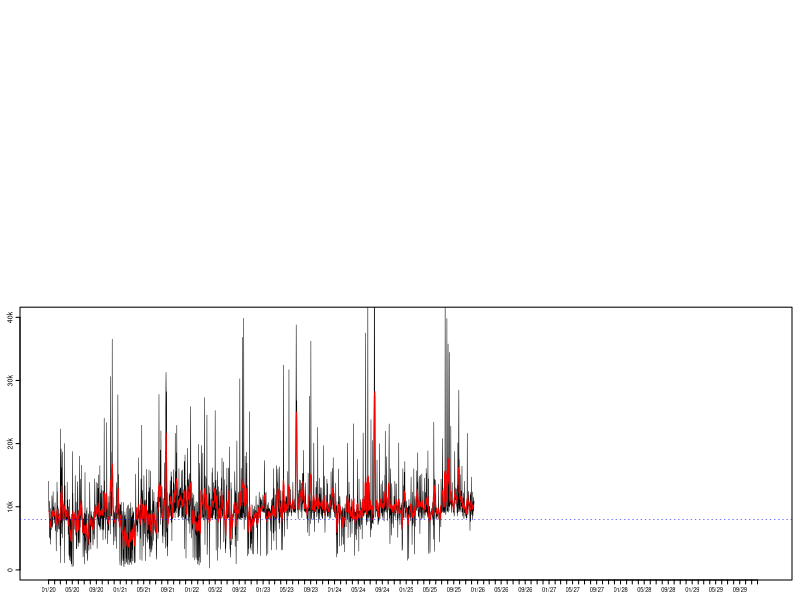

This chart was generated by the following R code: (Note: this script raises an error after producing the figure.)
##### Load libraries and initialise data ------------------------------------------------------------------

# Load libraries
library(tidyverse)
library(zoo)
library(grid)
library(gridBase)

# Load in step data
data <- read.csv("Data/StepData.csv")

# Format date objects
names(data)[1] <- "Year"
data <- mutate(data, Date = as.Date(paste(Month, Day, Year, sep = "/"), "%m/%d/%Y"))





##### Plot distribution of daily step counts --------------------------------------------------------------

# Function to generate histogram
hPlot <- function(){
  par(lwd = 0.5)
  histColours <-  c(colorRampPalette(c("red4", "red"), 0.5)(8), 
                    colorRampPalette(c("green", "green4"))(8), rep("green4", 16))
  hist(data$Steps, breaks = seq(0, 40000, by = 1000), xlab = "", xaxt = "n",
       ylab = "", yaxt = "n", col = histColours, main = "", ylim = c(0, 250))
  axis(side = 1, at = seq(0, 40000, by = 10000), labels = c("0", "10k", "20k", "30k", "40k"))
  axis(side = 2, at = seq(0, 250, by = 50), labels = TRUE, mgp = c(0, 0.17, 0))
  abline(v = 8000, col = "blue", lty = 3, lwd = 0.5)
  box(lwd = 1)}





##### Plot moving average and daily counts ----------------------------------------------------------------

# Function to generate time series plot
tPlot <- function(){
  plot(data$Date, data$Steps, type = "l", ylim = c(0, 40000), xlab = "", xaxt = "n",
       ylab = "", yaxt = "n", lwd = 0.5)
  axis.Date(1, at = seq(min(data$Date), max(data$Date), by = "1 mon"), format = "%m/%y",
            cex.axis = 0.35)
  axis(side = 2, at = seq(0, 40000, by = 10000), labels = c("0", "10k", "20k", "30k", "40k"),
       mgp = c(0, 0.17, 0))
  lines(data$Date, rollmean(data$Steps, 7, fill = list(NA, NULL, NA)), col = "red", lwd = 1)
  abline(h = 8000, col = "blue", lty = 3, lwd = 0.5)}





##### Get overall step count stats ------------------------------------------------------------------------

# Get longest goal streak
goalStreak <- rle(data$Steps >= 8000)
goalStreak <- max(goalStreak$lengths[goalStreak$values == TRUE])

# Calculate total steps, total distance, and average daily steps
# Also calculate rate that goal is met; include longest goal streak
stepStats <- c(sum(data$Steps),
               round(sum(data$Steps)*0.427/1000, 0),
               round(mean(data$Steps), 2),
               round(length(data$Steps[data$Steps >= 8000])/nrow(data)*100, 2),
               goalStreak)





##### Combine plots into a single canvas ------------------------------------------------------------------

# Prepare graphics device
tiff(filename = "StepData.tif", width = 3304, height = 2272, units = "px", res = 800, compression = "lzw")

# Create blank page
grid.newpage()
plot.new()

# Set grid layout and activate it
gly <- grid.layout(800, 1200)
pushViewport(viewport(layout = gly))

# Plot step count time series
pushViewport(vp = viewport(layout.pos.row = 400:800, layout.pos.col = 1:1200))
par(fig = gridFIG(), mar = c(1, 1, 0.4, 0.4), cex.axis = 0.42, tcl = -0.2, mgp = c(0, -0.2, 0))
par(new = TRUE)
tPlot()
popViewport()

# Plot step count histogram
pushViewport(vp = viewport(layout.pos.row = 1:400, layout.pos.col = 1:700))
par(fig = gridFIG(), mar = c(1, 1, 0.4, 0.4), cex.axis = 0.42, tcl = -0.2, mgp = c(0, -0.2, 0))
par(new = TRUE)
hPlot()
popViewport()

# Create figure labels
grid.text(label = c("Daily Step Count", "(Distribution)", "Daily Step Count", "(Time Series)"),
          x = rep(0.061, 4), y = c(0.947, 0.930, 0.447, 0.430), hjust = 0, gp = gpar(cex = 0.3))
popViewport()

# Create legend (top)
grid.text(label = c("Above Goal", "Below Goal"),
          x = rep(0.486, 2), y = c(0.947, 0.930),
          hjust = 0, gp = gpar(cex = 0.3))
grid.rect(x = rep(0.476, 2), y = c(0.947, 0.930),
          width = rep(0.008, 2), height = rep(0.010, 2),
          gp = gpar(col = c("green", "red"), fill = c("green", "red")))

# Create legend (bottom)
grid.text(label = c("Daily Count", "7-Day Average", "Daily Goal"),
          x = rep(0.890, 3), y = c(0.447, 0.430, 0.413),
          hjust = 0, gp = gpar(cex = 0.3))
grid.segments(x0 = rep(0.860, 3), y0 = c(0.447, 0.430, 0.413),
              x1 = rep(0.880, 3), y1 = c(0.447, 0.430, 0.413),
              gp = gpar(col = c("black", "red", "blue"), lty = c(1, 1, 3), lwd = 0.5))

# Summary stats
grid.text(label = c(paste0(stepStats[1]), "Total Steps",
                    paste0(stepStats[2], " km"), "Total Distance",
                    paste0(stepStats[3]), "Average Daily Steps",
                    paste0(stepStats[4], "%"), "Goal Success Rate",
                    paste0(stepStats[5], " days"), "Longest Goal Streak"),
          x = c(0.610, 0.700, 0.610, 0.700, 0.610, 0.700, 0.610, 0.700, 0.610, 0.700),
          y = c(rep(0.95, 2), rep(0.86, 2), rep(0.77, 2), rep(0.68, 2), rep(0.59, 2)),
          hjust = 0, gp = gpar(cex = 0.5, col = rep(c("blue", "black"), 5)))

# Deactivate grid layout; finalise graphics save
popViewport()
dev.off()
